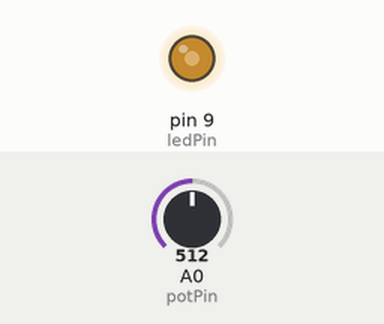
Recording of a sketch running on a simulated Arduino Uno, built with avr-gcc and run on an emulated ATmega328P. On the bench: output pins drawn as LEDs (lit = HIGH). Inputs (shaded band) come from the test bench; at power-on: A0 (potPin) = 512.

Above: at 1.2 s.
1.3 s: A0 (potPin) set to 716
At 2.2 s:
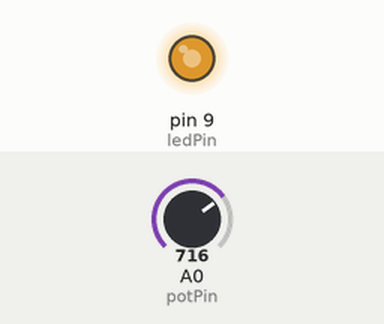
2.8 s: A0 (potPin) set to 900
At 3.6 s:
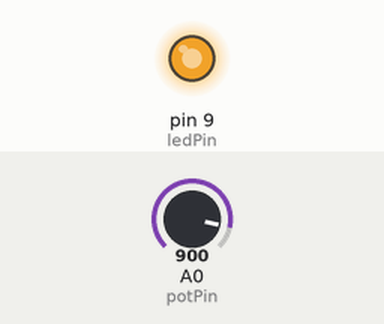
4.3 s: A0 (potPin) set to 122
At 5.5 s:
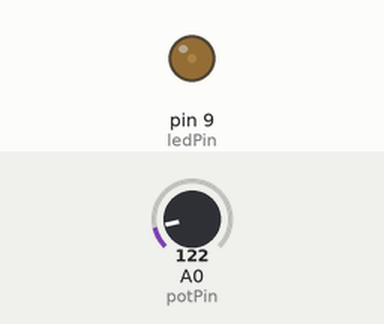
5.8 s: A0 (potPin) set to 0
At 7.0 s:
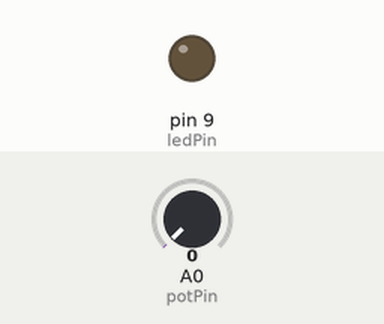
7.3 s: A0 (potPin) set to 511
At 8.1 s:
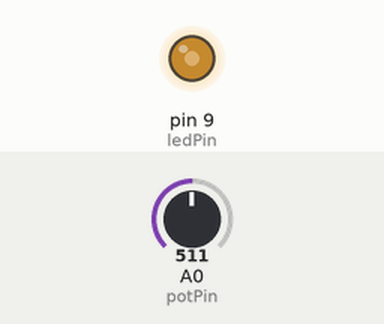
Timing chart, 0 to 9.8 s (numbered marks = the images above; inputs shaded):
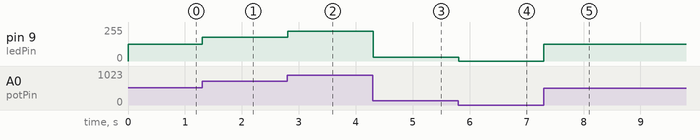

The sketch:

___.ino
```cpp
const int ledPin = 9;
const int potPin = A0;

void setup() {
  pinMode(ledPin, OUTPUT);
}

void loop() {
  int sensorValue = analogRead(potPin);
  int brightness = map(sensorValue, 0, 1023, 0, 255);
  analogWrite(ledPin, brightness);
  delay(10);
}
```

Measured:
- after the input at 1.3 s, pin 9 (ledPin): 127/255 → 178/255 at once
- after the input at 2.8 s, pin 9 (ledPin): 178/255 → 224/255 at once
- after the input at 4.3 s, pin 9 (ledPin): 224/255 → 30/255 at once
- after the input at 5.8 s, pin 9 (ledPin): 30/255 → 0/255 at once
- after the input at 7.3 s, pin 9 (ledPin): 0/255 → 127/255 at once
